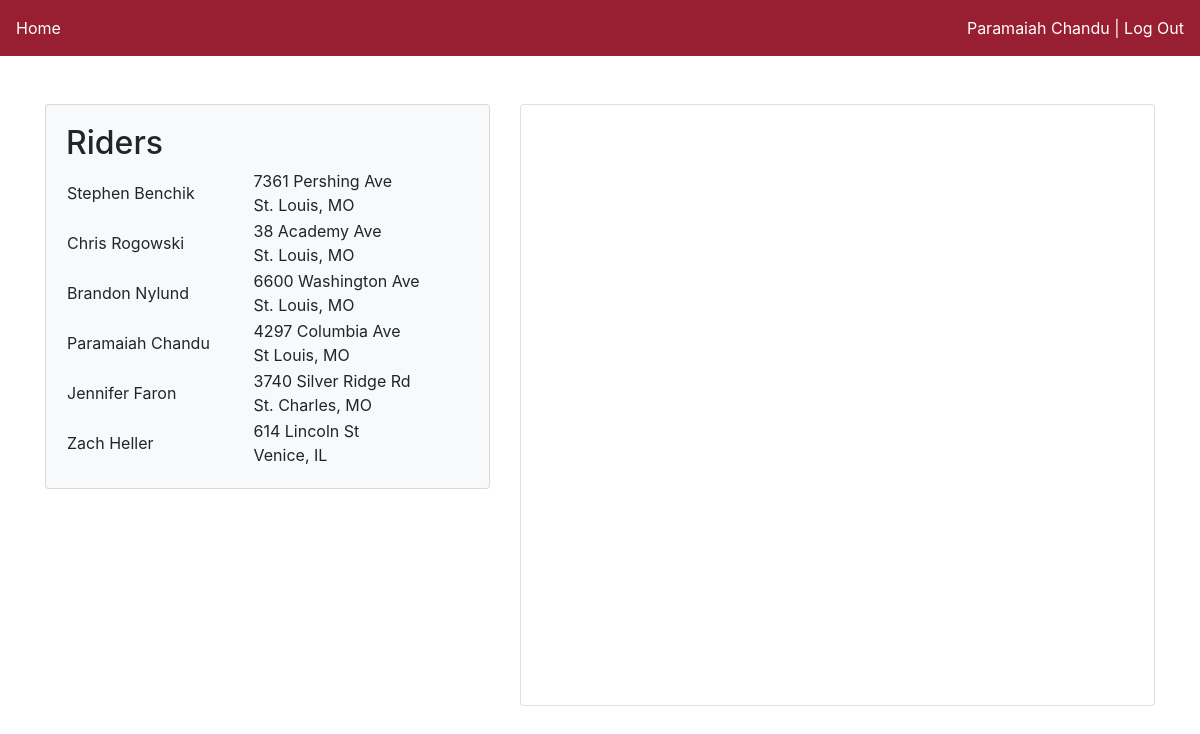
Screenshot of /map (signed in) with the database file from the repository.
### app/models.py (models this page shows, shortened)
class User(UserMixin, db.Model):
    first_name = db.Column(db.String(120), nullable=False)
    last_name = db.Column(db.String(120), nullable=False, index=True)
    gender = db.Column(db.String(20), nullable=False, index=True)
    email = db.Column(db.String(120), unique=True, primary_key=True)
    contact_number = db.Column(db.String(10))
    password_hash = db.Column(db.String(128))
    home_address = db.Column(db.String(120), index=True)
    home_city = db.Column(db.String(120), index=True)
    home_state = db.Column(db.String(2), index=True)
    work_address = db.Column(db.String(120), index=True)
    work_city = db.Column(db.String(120), index=True)
    work_state = db.Column(db.String(2), index=True)
    gender_preferred = db.Column(db.String(20), index=True)
    signup_status = db.Column(db.String(20), index=True)
    car = db.relationship('Car', uselist=False, backref='owner')
    status = db.relationship('Daily_status', uselist=False, backref='employee')

### app/routes.py (the view)
@app.route('/')
@app.route('/index')
@app.route('/map')
@login_required
def map():
    return render_template('mapView.html', users=User.query.all())

### app/models.py (called while the page is built)
@login.user_loader
def load_user(id):
    return User.query.get(id)

### app/templates/mapView.html (shortened to what this page needs)
<!DOCTYPE html>
<html>
<head>
	<link rel="stylesheet" type="text/css" href="css/mapStyles.css">
	<link rel="stylesheet" type="text/css" href="bootstrap/css/bootstrap.min.css">
</head>
<body>
	<nav class="navbar">
		<a href="#" class="navbar-text">Home</a>
		<span class="navbar-text">
			<a href="{{ url_for('edit_settings')}}">{{ current_user.first_name}} {{current_user.last_name}}</a> |
			<a href="{{ url_for('logout') }}"> Log Out</a>
		</span>
	</nav>
	<div class="container">
		<div class="row">
			<div class="col-5">
				<div class="card card-body bg-light">
						<h2>Riders</h2>
					<table class="table-borderless table-hover">
						<tbody>
							{% for user in users %}
							<TR>
								<td>
									{{ user.first_name}} {{ user.last_name }}
								</td>
								<td>
									{{user.home_address}}<br>{{user.home_city}}, {{user.home_state}}
								</td>
							</TR>
							{% endfor %}
						</tbody>
					</table>
				</div>
			</div>
			<div class="col">
				<div class="card card-light">
					<div id="googleMap"></div>
				</div>
			</div>
		</div>
	</div>
</body>
</html>

### app/static/css/mapStyles.css (style rules this page uses)
html, body { height: 100%; margin: 0; background: url('../img/traffic.png'); background-attachment: fixed; }
.navbar { padding: .625rem; margin-bottom: 3rem; background-color: #981E32; }
.navbar .navbar-text { color: white; }
.navbar .navbar-text a { color:white !important; }
#googleMap { width: 100%; height: 37.5rem; float: right; }

### rows the page displays
User: first_name "Paramaiah", last_name "Chandu", home_address "4297 Columbia Ave", home_city "St Louis", home_state "MO"
User: first_name "Stephen", last_name "Benchik", home_address "7361 Pershing Ave", home_city "St. Louis", home_state "MO"
User: first_name "Chris", last_name "Rogowski", home_address "38 Academy Ave", home_city "St. Louis", home_state "MO"
User: first_name "Brandon", last_name "Nylund", home_address "6600 Washington Ave", home_city "St. Louis", home_state "MO"
User: first_name "Jennifer", last_name "Faron", home_address "3740 Silver Ridge Rd", home_city "St. Charles", home_state "MO"
User: first_name "Zach", last_name "Heller", home_address "614 Lincoln St", home_city "Venice", home_state "IL"
